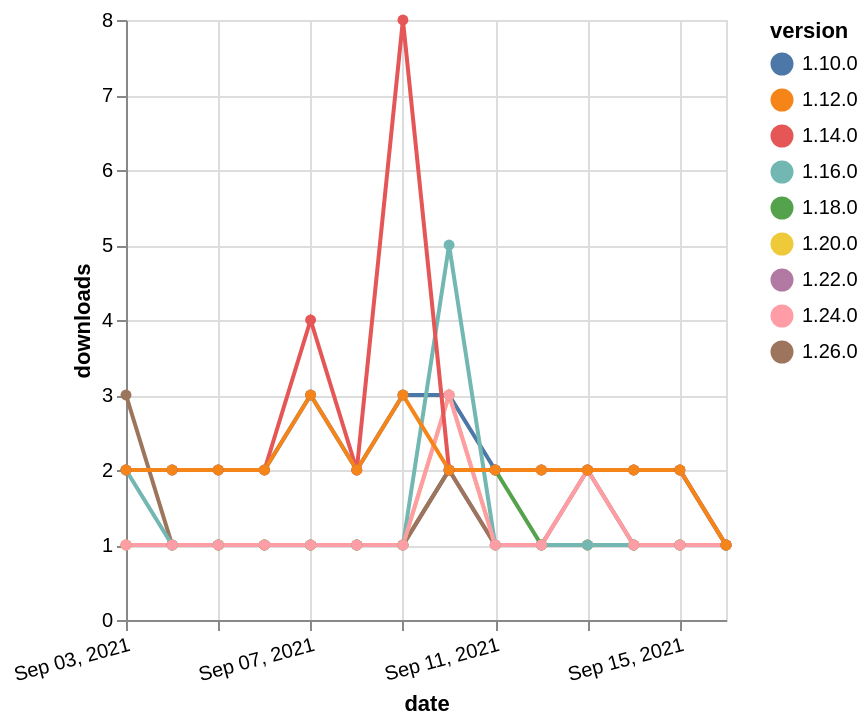

Source (Vega-Lite JSON):
### Vega-Lite specification from a JSON file in a GitHub repository (floating-point values rounded to 4 significant figures)
{"$schema": "https://vega.github.io/schema/vega-lite/v5.json", "description": "A simple bar chart with embedded data.", "data": {"values": [{"date": "2021-09-03", "total": 202, "delta": 1, "version": "1.18.0"}, {"date": "2021-09-04", "total": 203, "delta": 1, "version": "1.18.0"}, {"date": "2021-09-05", "total": 204, "delta": 1, "version": "1.18.0"}, {"date": "2021-09-06", "total": 205, "delta": 1, "version": "1.18.0"}, {"date": "2021-09-07", "total": 206, "delta": 1, "version": "1.18.0"}, {"date": "2021-09-08", "total": 207, "delta": 1, "version": "1.18.0"}, {"date": "2021-09-09", "total": 208, "delta": 1, "version": "1.18.0"}, {"date": "2021-09-10", "total": 210, "delta": 2, "version": "1.18.0"}, {"date": "2021-09-11", "total": 212, "delta": 2, "version": "1.18.0"}, {"date": "2021-09-12", "total": 213, "delta": 1, "version": "1.18.0"}, {"date": "2021-09-13", "total": 214, "delta": 1, "version": "1.18.0"}, {"date": "2021-09-14", "total": 215, "delta": 1, "version": "1.18.0"}, {"date": "2021-09-15", "total": 216, "delta": 1, "version": "1.18.0"}, {"date": "2021-09-16", "total": 217, "delta": 1, "version": "1.18.0"}, {"date": "2021-09-03", "total": 162, "delta": 1, "version": "1.22.0"}, {"date": "2021-09-04", "total": 163, "delta": 1, "version": "1.22.0"}, {"date": "2021-09-05", "total": 164, "delta": 1, "version": "1.22.0"}, {"date": "2021-09-06", "total": 165, "delta": 1, "version": "1.22.0"}, {"date": "2021-09-07", "total": 166, "delta": 1, "version": "1.22.0"}, {"date": "2021-09-08", "total": 167, "delta": 1, "version": "1.22.0"}, {"date": "2021-09-09", "total": 168, "delta": 1, "version": "1.22.0"}, {"date": "2021-09-10", "total": 170, "delta": 2, "version": "1.22.0"}, {"date": "2021-09-11", "total": 171, "delta": 1, "version": "1.22.0"}, {"date": "2021-09-12", "total": 172, "delta": 1, "version": "1.22.0"}, {"date": "2021-09-13", "total": 173, "delta": 1, "version": "1.22.0"}, {"date": "2021-09-14", "total": 174, "delta": 1, "version": "1.22.0"}, {"date": "2021-09-15", "total": 175, "delta": 1, "version": "1.22.0"}, {"date": "2021-09-16", "total": 176, "delta": 1, "version": "1.22.0"}, {"date": "2021-09-03", "total": 2635, "delta": 2, "version": "1.10.0"}, {"date": "2021-09-04", "total": 2637, "delta": 2, "version": "1.10.0"}, {"date": "2021-09-05", "total": 2639, "delta": 2, "version": "1.10.0"}, {"date": "2021-09-06", "total": 2641, "delta": 2, "version": "1.10.0"}, {"date": "2021-09-07", "total": 2644, "delta": 3, "version": "1.10.0"}, {"date": "2021-09-08", "total": 2646, "delta": 2, "version": "1.10.0"}, {"date": "2021-09-09", "total": 2649, "delta": 3, "version": "1.10.0"}, {"date": "2021-09-10", "total": 2652, "delta": 3, "version": "1.10.0"}, {"date": "2021-09-11", "total": 2654, "delta": 2, "version": "1.10.0"}, {"date": "2021-09-12", "total": 2656, "delta": 2, "version": "1.10.0"}, {"date": "2021-09-13", "total": 2658, "delta": 2, "version": "1.10.0"}, {"date": "2021-09-14", "total": 2660, "delta": 2, "version": "1.10.0"}, {"date": "2021-09-15", "total": 2662, "delta": 2, "version": "1.10.0"}, {"date": "2021-09-16", "total": 2663, "delta": 1, "version": "1.10.0"}, {"date": "2021-09-03", "total": 126, "delta": 3, "version": "1.26.0"}, {"date": "2021-09-04", "total": 127, "delta": 1, "version": "1.26.0"}, {"date": "2021-09-05", "total": 128, "delta": 1, "version": "1.26.0"}, {"date": "2021-09-06", "total": 129, "delta": 1, "version": "1.26.0"}, {"date": "2021-09-07", "total": 130, "delta": 1, "version": "1.26.0"}, {"date": "2021-09-08", "total": 131, "delta": 1, "version": "1.26.0"}, {"date": "2021-09-09", "total": 132, "delta": 1, "version": "1.26.0"}, {"date": "2021-09-10", "total": 134, "delta": 2, "version": "1.26.0"}, {"date": "2021-09-11", "total": 135, "delta": 1, "version": "1.26.0"}, {"date": "2021-09-12", "total": 136, "delta": 1, "version": "1.26.0"}, {"date": "2021-09-13", "total": 138, "delta": 2, "version": "1.26.0"}, {"date": "2021-09-14", "total": 139, "delta": 1, "version": "1.26.0"}, {"date": "2021-09-15", "total": 140, "delta": 1, "version": "1.26.0"}, {"date": "2021-09-16", "total": 141, "delta": 1, "version": "1.26.0"}, {"date": "2021-09-03", "total": 193, "delta": 1, "version": "1.20.0"}, {"date": "2021-09-04", "total": 194, "delta": 1, "version": "1.20.0"}, {"date": "2021-09-05", "total": 195, "delta": 1, "version": "1.20.0"}, {"date": "2021-09-06", "total": 196, "delta": 1, "version": "1.20.0"}, {"date": "2021-09-07", "total": 197, "delta": 1, "version": "1.20.0"}, {"date": "2021-09-08", "total": 198, "delta": 1, "version": "1.20.0"}, {"date": "2021-09-09", "total": 199, "delta": 1, "version": "1.20.0"}, {"date": "2021-09-10", "total": 202, "delta": 3, "version": "1.20.0"}, {"date": "2021-09-11", "total": 203, "delta": 1, "version": "1.20.0"}, {"date": "2021-09-12", "total": 204, "delta": 1, "version": "1.20.0"}, {"date": "2021-09-13", "total": 205, "delta": 1, "version": "1.20.0"}, {"date": "2021-09-14", "total": 206, "delta": 1, "version": "1.20.0"}, {"date": "2021-09-15", "total": 207, "delta": 1, "version": "1.20.0"}, {"date": "2021-09-16", "total": 208, "delta": 1, "version": "1.20.0"}, {"date": "2021-09-03", "total": 411, "delta": 2, "version": "1.16.0"}, {"date": "2021-09-04", "total": 412, "delta": 1, "version": "1.16.0"}, {"date": "2021-09-05", "total": 413, "delta": 1, "version": "1.16.0"}, {"date": "2021-09-06", "total": 414, "delta": 1, "version": "1.16.0"}, {"date": "2021-09-07", "total": 415, "delta": 1, "version": "1.16.0"}, {"date": "2021-09-08", "total": 416, "delta": 1, "version": "1.16.0"}, {"date": "2021-09-09", "total": 417, "delta": 1, "version": "1.16.0"}, {"date": "2021-09-10", "total": 422, "delta": 5, "version": "1.16.0"}, {"date": "2021-09-11", "total": 423, "delta": 1, "version": "1.16.0"}, {"date": "2021-09-12", "total": 424, "delta": 1, "version": "1.16.0"}, {"date": "2021-09-13", "total": 425, "delta": 1, "version": "1.16.0"}, {"date": "2021-09-14", "total": 426, "delta": 1, "version": "1.16.0"}, {"date": "2021-09-15", "total": 427, "delta": 1, "version": "1.16.0"}, {"date": "2021-09-16", "total": 428, "delta": 1, "version": "1.16.0"}, {"date": "2021-09-03", "total": 182, "delta": 1, "version": "1.24.0"}, {"date": "2021-09-04", "total": 183, "delta": 1, "version": "1.24.0"}, {"date": "2021-09-05", "total": 184, "delta": 1, "version": "1.24.0"}, {"date": "2021-09-06", "total": 185, "delta": 1, "version": "1.24.0"}, {"date": "2021-09-07", "total": 186, "delta": 1, "version": "1.24.0"}, {"date": "2021-09-08", "total": 187, "delta": 1, "version": "1.24.0"}, {"date": "2021-09-09", "total": 188, "delta": 1, "version": "1.24.0"}, {"date": "2021-09-10", "total": 191, "delta": 3, "version": "1.24.0"}, {"date": "2021-09-11", "total": 192, "delta": 1, "version": "1.24.0"}, {"date": "2021-09-12", "total": 193, "delta": 1, "version": "1.24.0"}, {"date": "2021-09-13", "total": 195, "delta": 2, "version": "1.24.0"}, {"date": "2021-09-14", "total": 196, "delta": 1, "version": "1.24.0"}, {"date": "2021-09-15", "total": 197, "delta": 1, "version": "1.24.0"}, {"date": "2021-09-16", "total": 198, "delta": 1, "version": "1.24.0"}, {"date": "2021-09-03", "total": 2547, "delta": 2, "version": "1.14.0"}, {"date": "2021-09-04", "total": 2549, "delta": 2, "version": "1.14.0"}, {"date": "2021-09-05", "total": 2551, "delta": 2, "version": "1.14.0"}, {"date": "2021-09-06", "total": 2553, "delta": 2, "version": "1.14.0"}, {"date": "2021-09-07", "total": 2557, "delta": 4, "version": "1.14.0"}, {"date": "2021-09-08", "total": 2559, "delta": 2, "version": "1.14.0"}, {"date": "2021-09-09", "total": 2567, "delta": 8, "version": "1.14.0"}, {"date": "2021-09-10", "total": 2569, "delta": 2, "version": "1.14.0"}, {"date": "2021-09-11", "total": 2571, "delta": 2, "version": "1.14.0"}, {"date": "2021-09-12", "total": 2573, "delta": 2, "version": "1.14.0"}, {"date": "2021-09-13", "total": 2575, "delta": 2, "version": "1.14.0"}, {"date": "2021-09-14", "total": 2577, "delta": 2, "version": "1.14.0"}, {"date": "2021-09-15", "total": 2579, "delta": 2, "version": "1.14.0"}, {"date": "2021-09-16", "total": 2580, "delta": 1, "version": "1.14.0"}, {"date": "2021-09-03", "total": 2647, "delta": 2, "version": "1.12.0"}, {"date": "2021-09-04", "total": 2649, "delta": 2, "version": "1.12.0"}, {"date": "2021-09-05", "total": 2651, "delta": 2, "version": "1.12.0"}, {"date": "2021-09-06", "total": 2653, "delta": 2, "version": "1.12.0"}, {"date": "2021-09-07", "total": 2656, "delta": 3, "version": "1.12.0"}, {"date": "2021-09-08", "total": 2658, "delta": 2, "version": "1.12.0"}, {"date": "2021-09-09", "total": 2661, "delta": 3, "version": "1.12.0"}, {"date": "2021-09-10", "total": 2663, "delta": 2, "version": "1.12.0"}, {"date": "2021-09-11", "total": 2665, "delta": 2, "version": "1.12.0"}, {"date": "2021-09-12", "total": 2667, "delta": 2, "version": "1.12.0"}, {"date": "2021-09-13", "total": 2669, "delta": 2, "version": "1.12.0"}, {"date": "2021-09-14", "total": 2671, "delta": 2, "version": "1.12.0"}, {"date": "2021-09-15", "total": 2673, "delta": 2, "version": "1.12.0"}, {"date": "2021-09-16", "total": 2674, "delta": 1, "version": "1.12.0"}]}, "width": "container", "mark": {"type": "line", "point": {"filled": true}}, "encoding": {"x": {"field": "date", "type": "temporal", "timeUnit": "yearmonthdate", "title": "date", "axis": {"labelAngle": -15}}, "y": {"field": "delta", "type": "quantitative", "title": "downloads"}, "color": {"field": "version", "type": "nominal"}, "tooltip": {"field": "delta"}}}
